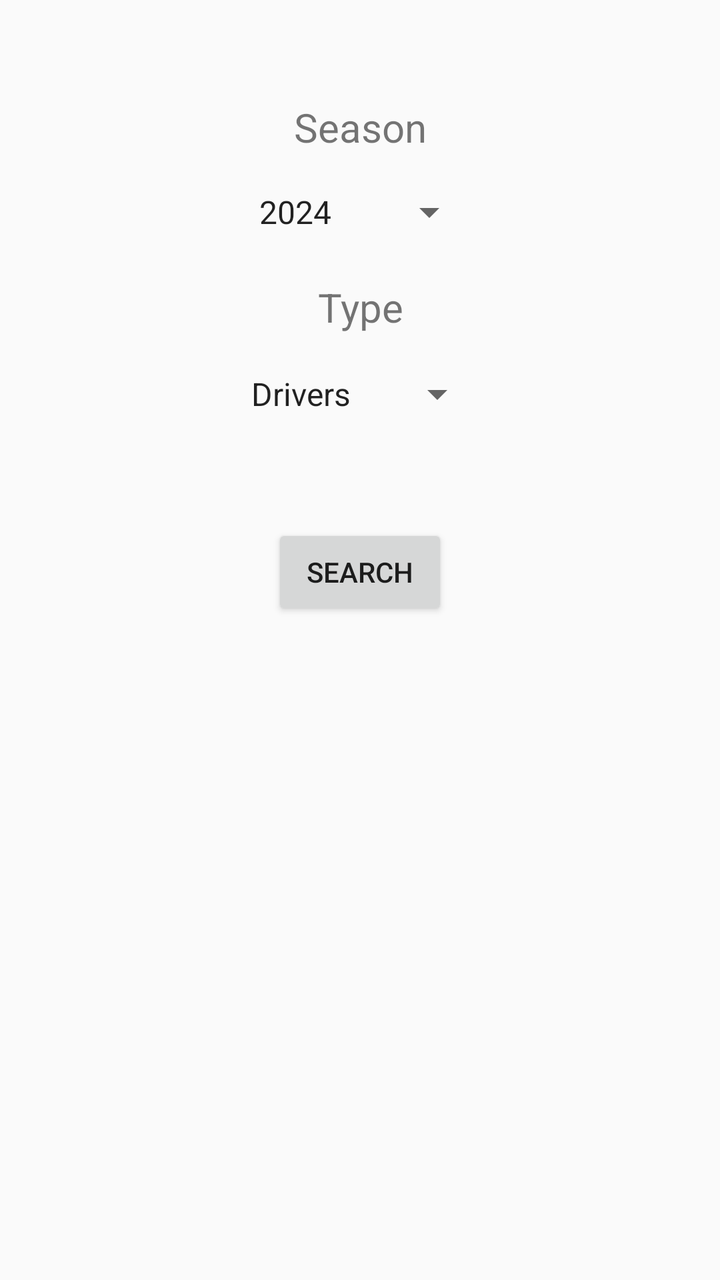
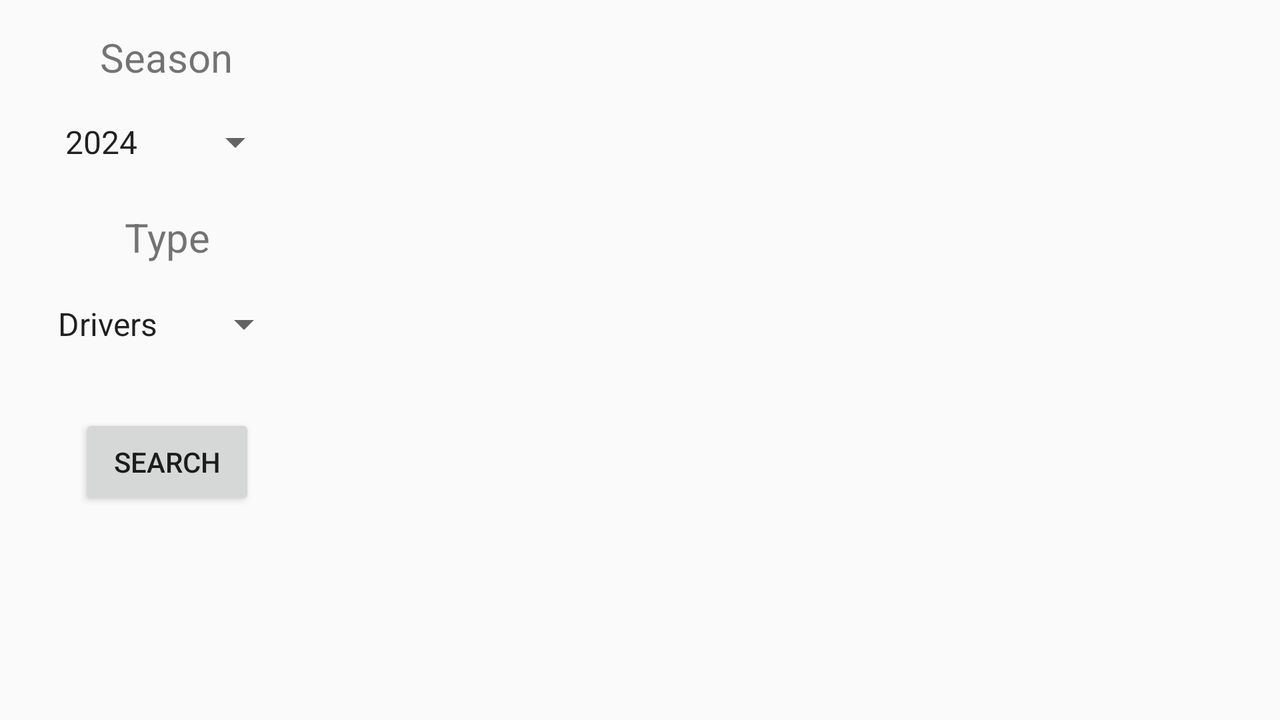

The same Android screen from two of the app's own layout files: first res/layout/ as a phone draws it, then the repository's variant for another configuration, drawn on a device whose configuration selects that folder. Both files follow.
<!-- AndroidManifest.xml: application theme Theme.F1UJI -->
<!-- res/layout/selector_activity.xml -->
<?xml version="1.0" encoding="utf-8"?>
<androidx.constraintlayout.widget.ConstraintLayout xmlns:android="http://schemas.android.com/apk/res/android"
    xmlns:app="http://schemas.android.com/apk/res-auto"
    xmlns:tools="http://schemas.android.com/tools"
    android:id="@+id/ConstraintLayout"
    android:layout_width="match_parent"
    android:layout_height="match_parent">

    <Button
        android:id="@+id/searchButton"
        android:layout_width="wrap_content"
        android:layout_height="wrap_content"
        android:layout_marginTop="40dp"
        android:text="Search"
        app:layout_constraintEnd_toEndOf="parent"
        app:layout_constraintStart_toStartOf="parent"
        app:layout_constraintTop_toBottomOf="@+id/spinnerSelector2" />

    <Spinner
        android:id="@+id/spinnerSelector"
        android:layout_width="117dp"
        android:layout_height="48dp"
        android:layout_marginTop="5dp"
        android:entries="@array/dates"
        app:layout_constraintEnd_toEndOf="parent"
        app:layout_constraintStart_toStartOf="parent"
        app:layout_constraintTop_toBottomOf="@+id/seasonTextView" />

    <Spinner
        android:id="@+id/spinnerSelector2"
        android:layout_width="125dp"
        android:layout_height="50dp"
        android:layout_marginTop="5dp"
        android:entries="@array/selectorType"
        app:layout_constraintEnd_toEndOf="parent"
        app:layout_constraintStart_toStartOf="parent"
        app:layout_constraintTop_toBottomOf="@+id/typeTextView" />

    <TextView
        android:id="@+id/seasonTextView"
        android:layout_width="wrap_content"
        android:layout_height="wrap_content"
        android:layout_marginTop="50dp"
        android:text="Season"
        android:textAlignment="center"
        android:textSize="20sp"
        app:layout_constraintEnd_toEndOf="parent"
        app:layout_constraintStart_toStartOf="parent"
        app:layout_constraintTop_toTopOf="parent" />

    <TextView
        android:id="@+id/typeTextView"
        android:layout_width="wrap_content"
        android:layout_height="wrap_content"
        android:layout_marginTop="10dp"
        android:text="Type"
        android:textAlignment="center"
        android:textSize="20sp"
        app:layout_constraintEnd_toEndOf="parent"
        app:layout_constraintStart_toStartOf="parent"
        app:layout_constraintTop_toBottomOf="@+id/spinnerSelector" />

    <androidx.recyclerview.widget.RecyclerView
        android:id="@+id/RV"
        android:layout_width="0dp"
        android:layout_height="0dp"
        android:layout_marginTop="20dp"
        app:layout_constraintBottom_toBottomOf="parent"
        app:layout_constraintEnd_toEndOf="parent"
        app:layout_constraintStart_toStartOf="parent"
        app:layout_constraintTop_toBottomOf="@+id/searchButton" />

</androidx.constraintlayout.widget.ConstraintLayout>
<!-- resources referenced by this layout -->
<resources>
  <string-array name="dates">
          <item>2024</item>
          <item>2023</item>
          <item>2022</item>
          <item>2021</item>
          <item>2020</item>
          <item>2019</item>
          <item>2018</item>
          <item>2017</item>
          <item>2016</item>
          <item>2015</item>
          <item>2014</item>
          <item>2013</item>
          <item>2012</item>
          <item>2011</item>
          <item>2010</item>
          <item>2009</item>
          <item>2008</item>
          <item>2007</item>
          <item>2006</item>
          <item>2005</item>
          <item>2004</item>
          <item>2003</item>
          <item>2002</item>
          <item>2001</item>
          <item>2000</item>
          <item>1999</item>
          <item>1998</item>
          <item>1997</item>
          <item>1996</item>
          <item>1995</item>
          <item>1994</item>
          <item>1993</item>
          <item>1992</item>
          <item>1991</item>
          <item>1990</item>
          <item>1989</item>
          <item>1988</item>
          <item>1987</item>
          <item>1986</item>
          <item>1985</item>
          <item>1984</item>
          <item>1983</item>
          <item>1982</item>
          <item>1981</item>
          <item>1980</item>
          <item>1979</item>
          <item>1978</item>
          <item>1977</item>
          <item>1976</item>
          <item>1975</item>
          <item>1974</item>
          <item>1973</item>
          <item>1972</item>
          <item>1971</item>
          <item>1970</item>
          <item>1969</item>
          <item>1968</item>
          <item>1967</item>
          <item>1966</item>
          <item>1965</item>
          <item>1964</item>
          <item>1963</item>
          <item>1962</item>
          <item>1961</item>
          <item>1960</item>
          <item>1959</item>
          <item>1958</item>
          <item>1957</item>
          <item>1956</item>
          <item>1955</item>
          <item>1954</item>
          <item>1953</item>
          <item>1952</item>
          <item>1951</item>
          <item>1950</item>
      </string-array>
  <string-array name="selectorType">
          <item>Drivers</item>
          <item>Circuits</item>
      </string-array>
  <style name="Theme.F1UJI" parent="android:Theme.Material.Light.NoActionBar" />
</resources>
<!-- res/layout-land/selector_activity.xml (the repository's variant of the layout above) -->
<!-- drawn on the phone turned sideways -->
<?xml version="1.0" encoding="utf-8"?>
<androidx.constraintlayout.widget.ConstraintLayout xmlns:android="http://schemas.android.com/apk/res/android"
    xmlns:app="http://schemas.android.com/apk/res-auto"
    xmlns:tools="http://schemas.android.com/tools"
    android:id="@+id/ConstraintLayout"
    android:layout_width="match_parent"
    android:layout_height="match_parent">

    <Button
        android:id="@+id/searchButton"
        android:layout_width="wrap_content"
        android:layout_height="wrap_content"
        android:layout_marginTop="20dp"
        android:text="Search"
        app:layout_constraintEnd_toEndOf="@+id/spinnerSelector2"
        app:layout_constraintStart_toStartOf="@+id/spinnerSelector2"
        app:layout_constraintTop_toBottomOf="@+id/spinnerSelector2" />

    <Spinner
        android:id="@+id/spinnerSelector"
        android:layout_width="117dp"
        android:layout_height="48dp"
        android:layout_marginTop="5dp"
        android:entries="@array/dates"
        app:layout_constraintEnd_toEndOf="@+id/seasonTextView"
        app:layout_constraintStart_toStartOf="@+id/seasonTextView"
        app:layout_constraintTop_toBottomOf="@+id/seasonTextView" />

    <Spinner
        android:id="@+id/spinnerSelector2"
        android:layout_width="125dp"
        android:layout_height="50dp"
        android:layout_marginTop="5dp"
        android:entries="@array/selectorType"
        app:layout_constraintEnd_toEndOf="@+id/typeTextView"
        app:layout_constraintStart_toStartOf="@+id/typeTextView"
        app:layout_constraintTop_toBottomOf="@+id/typeTextView" />

    <TextView
        android:id="@+id/seasonTextView"
        android:layout_width="wrap_content"
        android:layout_height="wrap_content"
        android:layout_marginStart="50dp"
        android:layout_marginTop="15dp"
        android:text="Season"
        android:textAlignment="center"
        android:textSize="20sp"
        app:layout_constraintStart_toStartOf="parent"
        app:layout_constraintTop_toTopOf="parent" />

    <TextView
        android:id="@+id/typeTextView"
        android:layout_width="wrap_content"
        android:layout_height="wrap_content"
        android:layout_marginTop="10dp"
        android:text="Type"
        android:textAlignment="center"
        android:textSize="20sp"
        app:layout_constraintEnd_toEndOf="@+id/spinnerSelector"
        app:layout_constraintStart_toStartOf="@+id/spinnerSelector"
        app:layout_constraintTop_toBottomOf="@+id/spinnerSelector" />

    <androidx.recyclerview.widget.RecyclerView
        android:id="@+id/RV"
        android:layout_width="0dp"
        android:layout_height="0dp"
        android:layout_marginStart="20dp"
        app:layout_constraintBottom_toBottomOf="parent"
        app:layout_constraintEnd_toEndOf="parent"
        app:layout_constraintHorizontal_bias="1.0"
        app:layout_constraintStart_toEndOf="@+id/spinnerSelector2"
        app:layout_constraintTop_toTopOf="parent" />

</androidx.constraintlayout.widget.ConstraintLayout>
